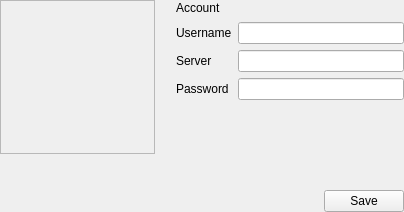
<?xml version="1.0" encoding="UTF-8"?>
<ui version="4.0">
 <class>AvatarEditRealXtend</class>
 <widget class="QWidget" name="AvatarEditRealXtend">
  <property name="geometry">
   <rect>
    <x>0</x>
    <y>0</y>
    <width>404</width>
    <height>212</height>
   </rect>
  </property>
  <property name="windowTitle">
   <string>AvatarEditRealXtend</string>
  </property>
  <layout class="QVBoxLayout" name="verticalLayout_2">
   <property name="margin">
    <number>0</number>
   </property>
   <item>
    <layout class="QVBoxLayout" name="verticalLayout">
     <item>
      <layout class="QHBoxLayout" name="horizontalLayout_2">
       <item>
        <layout class="QVBoxLayout" name="verticalLayout_4">
         <property name="rightMargin">
          <number>15</number>
         </property>
         <item>
          <widget class="QLabel" name="pictureLabel">
           <property name="sizePolicy">
            <sizepolicy hsizetype="Fixed" vsizetype="Fixed">
             <horstretch>0</horstretch>
             <verstretch>0</verstretch>
            </sizepolicy>
           </property>
           <property name="minimumSize">
            <size>
             <width>155</width>
             <height>154</height>
            </size>
           </property>
           <property name="styleSheet">
            <string notr="true"/>
           </property>
           <property name="frameShape">
            <enum>QFrame::StyledPanel</enum>
           </property>
           <property name="frameShadow">
            <enum>QFrame::Sunken</enum>
           </property>
           <property name="midLineWidth">
            <number>1</number>
           </property>
           <property name="text">
            <string/>
           </property>
           <property name="alignment">
            <set>Qt::AlignCenter</set>
           </property>
           <property name="indent">
            <number>0</number>
           </property>
          </widget>
         </item>
         <item>
          <spacer name="verticalSpacer_2">
           <property name="orientation">
            <enum>Qt::Vertical</enum>
           </property>
           <property name="sizeHint" stdset="0">
            <size>
             <width>20</width>
             <height>40</height>
            </size>
           </property>
          </spacer>
         </item>
        </layout>
       </item>
       <item>
        <layout class="QFormLayout" name="formLayout">
         <property name="fieldGrowthPolicy">
          <enum>QFormLayout::AllNonFixedFieldsGrow</enum>
         </property>
         <item row="0" column="0">
          <widget class="QLabel" name="accountLabel_2">
           <property name="text">
            <string>Account</string>
           </property>
          </widget>
         </item>
         <item row="0" column="1">
          <widget class="QLabel" name="fullAccountLabel">
           <property name="minimumSize">
            <size>
             <width>0</width>
             <height>16</height>
            </size>
           </property>
           <property name="text">
            <string/>
           </property>
           <property name="indent">
            <number>2</number>
           </property>
          </widget>
         </item>
         <item row="1" column="0">
          <widget class="QLabel" name="accountLabel">
           <property name="text">
            <string>Username</string>
           </property>
          </widget>
         </item>
         <item row="1" column="1">
          <widget class="QLineEdit" name="accountLineEdit"/>
         </item>
         <item row="2" column="0">
          <widget class="QLabel" name="authenticationServerLabel">
           <property name="text">
            <string>Server</string>
           </property>
          </widget>
         </item>
         <item row="2" column="1">
          <widget class="QLineEdit" name="authenticationServerLineEdit"/>
         </item>
         <item row="3" column="0">
          <widget class="QLabel" name="passwordLabel">
           <property name="text">
            <string>Password</string>
           </property>
          </widget>
         </item>
         <item row="3" column="1">
          <widget class="QLineEdit" name="passwordLineEdit">
           <property name="echoMode">
            <enum>QLineEdit::Password</enum>
           </property>
          </widget>
         </item>
        </layout>
       </item>
      </layout>
     </item>
     <item>
      <spacer name="verticalSpacer">
       <property name="orientation">
        <enum>Qt::Vertical</enum>
       </property>
       <property name="sizeHint" stdset="0">
        <size>
         <width>20</width>
         <height>40</height>
        </size>
       </property>
      </spacer>
     </item>
     <item>
      <layout class="QHBoxLayout" name="horizontalLayout">
       <item>
        <spacer name="horizontalSpacer">
         <property name="orientation">
          <enum>Qt::Horizontal</enum>
         </property>
         <property name="sizeHint" stdset="0">
          <size>
           <width>40</width>
           <height>20</height>
          </size>
         </property>
        </spacer>
       </item>
       <item>
        <widget class="QLabel" name="statusLabel">
         <property name="text">
          <string/>
         </property>
        </widget>
       </item>
       <item>
        <widget class="QPushButton" name="pushButtonSave">
         <property name="text">
          <string>Save</string>
         </property>
        </widget>
       </item>
      </layout>
     </item>
    </layout>
   </item>
  </layout>
 </widget>
 <resources/>
 <connections/>
</ui>
